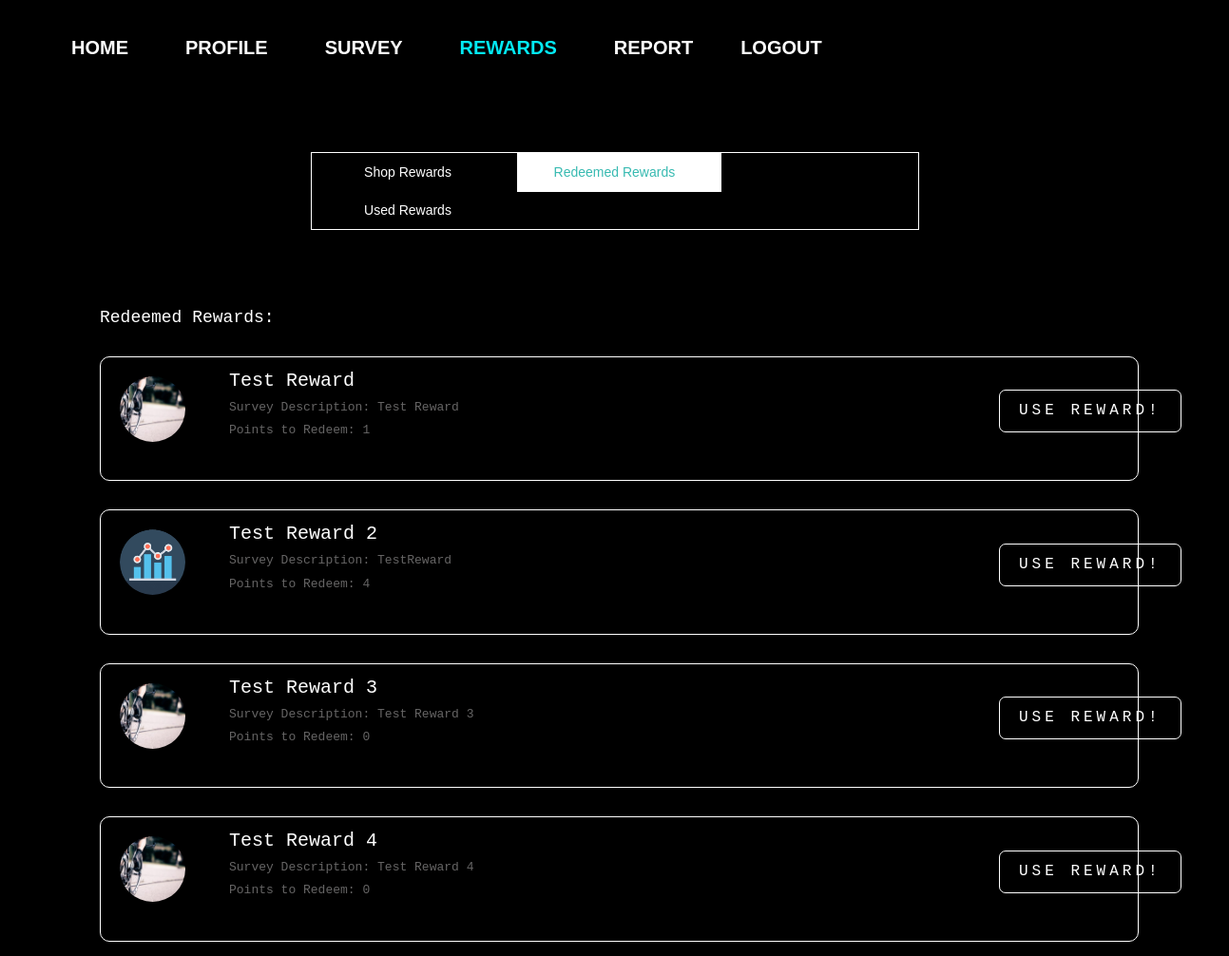
/redeemedrewards/ (signed in), run on the app's committed database.
### survey/models.py (models this page shows, shortened)
class Reward(models.Model):
    rewardtitle = models.CharField('Title', max_length=255)
    rewarddescription = models.CharField('Reward Description',max_length=5000)
    reward_pic = models.ImageField(upload_to='reward_pics', blank=True)
    requiredpoints = models.IntegerField(default=12)

### survey/views.py (the view)
# urls.py: path('redeemedrewards/', survey_views.redeemedrewards_view , name='redeemedrewards'),
def redeemedrewards_view(request):
    try:
        context = {
            'displayedpoints': TotalPoints.objects.get_or_create(user=request.user),
            'allredeemedrewards': RedeemedRewards.objects.get_or_create(user=request.user).redeemedrewards.all()
        }
    except:
        context={
            'displayedpoints': TotalPoints.objects.get_or_create(user=request.user),
            'allredeemedrewards': RedeemedRewards.objects.get(user=request.user).redeemedrewards.all()
        }
    return render(request, 'survey/redeemedrewards.html', context)

### survey/templates/survey/redeemedrewards.html (shortened to what this page needs)
{% extends "survey/base.html" %}
{% load static %}
{% block css %}
<link rel="stylesheet" type="text/css" href="{% static 'survey/rewards.css' %}">
{% endblock %}
{% block navbar %}
<div class="nav_box">
<header class="navbarheader">
<div class=nav>
  <ul class=navbarlist>
    <a href="{% url 'survey:dashboard' %}" role="button">Home</a>
    <a href="{% url 'accounts:profile' %}" role="button">Profile</a>
    <a href="{% url 'survey:survey' %}" role="button" >Survey</a>
    <a href="{% url 'survey:shoprewards' %}" role="button" class="active">Rewards</a>
    <a href="{% url 'survey:report' %}" role="button">Report</a>
    <a href="{% url 'logout' %}" id="logout">Logout</a>
  </ul>
</div>
</header>
</div>
{% endblock %}
{% block body_block %}
{% load widget_tweaks %}
<div class="points">
</div>
<section>
  <nav>
    <div></div>
    <ul>
      <li onclick="window.location.href='/shoprewards'">
      Shop Rewards
      </li>
      <li onclick="window.location.href='/redeemedrewards'" class="active1">
      Redeemed Rewards
    </li>
    <li onclick="window.location.href='/usedrewards'">
      Used Rewards
    </li>
    </ul>
  </nav>
</section>
<div class="reward">
<h2> Redeemed Rewards:
  {% for reward in allredeemedrewards %}
  <div class="indiv">
    <div class="uh-image">
      <img class="uh-image-inner" src="{{reward.reward_pic.url}}">
    </div>
    <div class="title">
    {{reward.rewardtitle}}
    </div>
  <div class="des">
    Survey Description:
    {{reward.rewarddescription}}
  </div>
  <div class="pts">
    Points to Redeem:
    {{reward.requiredpoints}}
  </div>
  <div class="btns">
     <a class="btn" href="{% url 'survey:used_update' pk=reward.pk %}" >Use Reward!</a>
  </div>
  </div>
  {% endfor %}
</h2>
</div>
{% endblock %}

### survey/static/survey/base.css (style rules this page uses)
html { height: 100%; }
body { background: #000000; margin: auto; font-family: "Trebuchet MS", monospace; }
div { padding:5px; }

### survey/static/survey/nav.css (style rules this page uses)
.navbarheader { color: white; display: flex; align-items: center; justify-content: center; overflow: hidden; display: flex; align-items: center; justify-content: center; flex-direction: row; height:100px; position:fixed; }
nav { display: flex; justify-content: center; }
.navbarlist { display: flex; list-style-type: none; }
.navbarlist a { margin: 10px 30px; position: relative; color: white; font-family: 'Oswald', sans-serif; font-size: 20px; font-weight: bold; text-transform: uppercase; text-decoration: none; }
.navbarlist a:before { position: absolute; bottom: -2px; content: ''; width: 100%; height: 3px; background: #03e9f4; transform: translateX(-100%); opacity: 0; }
.navbarlist .active { color: #03e9f4; }
#logout { margin-left: 20px; }

### survey/static/survey/rewards.css (style rules this page uses)
.points { margin-top:-90px; margin-left: 1200px; color:black; }
.reward { margin-left: 100px; color:white; }
.indiv { font-size: small; border: 1px solid #fff; margin-top: 30px; padding-left:100px; padding-top: 20px; margin-right: 90px; border-radius: 10px; }
.title { margin-left: 30px; font-size:20px; font-style: bold; }
.des { margin-left: 30px; color: rgb(102, 101, 101); }
.pts { margin-left: 30px; color: rgb(102, 101, 101); }
h2 { font-size: large; margin-top: 100px; }
section { position:relative; width:640px; margin:50px auto; }
nav { width:100%; }
nav ul li { display:inline-block; list-style:none; width:215px; text-align:center; font-family:Helvetica, sans-serif; border: 1px dashed rgba(255,255,255, 0); color:#fff; padding:10px 10px 10px 0; margin:-1px -5px -1px -1px; cursor:pointer; transition:all .2s; -webkit-transition:all .2s; }
a { color:white; }
nav ul { border: 1px solid #fff; position:absolute; width:100%; padding:0; z-index:100; }
.active1 { color:rgba(55, 186, 177, 1); background: #fff; }
.btns { margin-top:-100px; margin-left: 800px; }
.btn { color: #FFFFFF; border: 1.5px solid #FFFFFF; border-radius: 7px; position: relative; display: inline-block; padding: 10px 20px; margin: 40px; font-size: 16px; text-decoration: none; text-transform: uppercase; letter-spacing: 4px; transition: 0.5s; }
.uh-image { margin-left: -80px; margin-bottom: -80px; width: 7%; border-radius: 50%; border: 5px solid var(--white); overflow: hidden; position: relative; display: flex; justify-content: center; align-items: center; cursor: pointer; }
.uh-image:after { content: ""; display: block; padding-bottom: 100%; }
.uh-image-inner { width: 100%; height: 100%; position: absolute; object-fit: cover; }

### data on the page
Reward: reward_pic (picture), rewardtitle "Test Reward", rewarddescription "Test Reward", requiredpoints "1"
Reward: reward_pic (picture), rewardtitle "Test Reward 2", rewarddescription "TestReward", requiredpoints "4"
Reward: reward_pic (picture), rewardtitle "Test Reward 3", rewarddescription "Test Reward 3", requiredpoints "0"
Reward: reward_pic (picture), rewardtitle "Test Reward 4", rewarddescription "Test Reward 4", requiredpoints "0"
